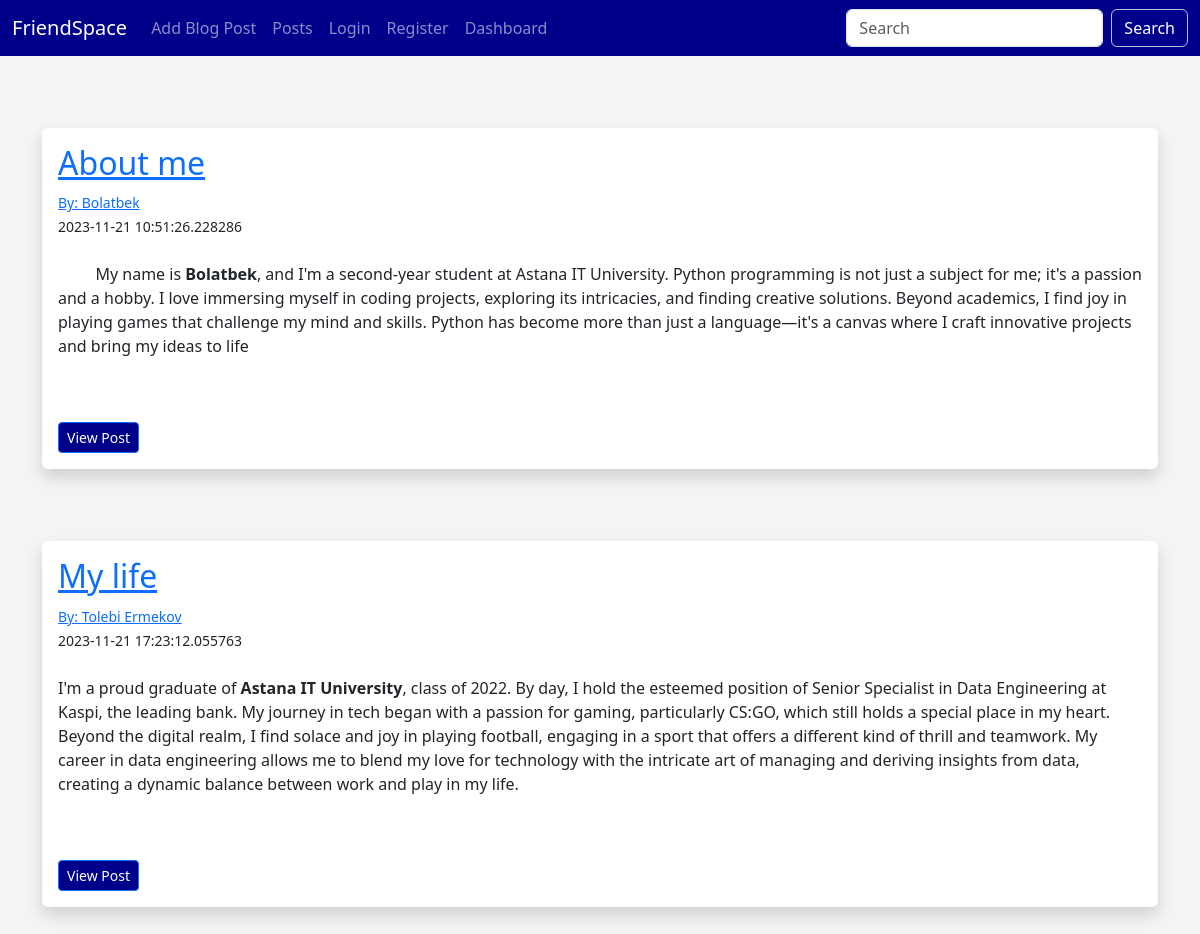
The page / on the database its author committed.
### flaskblog/database.py (models this page shows, shortened)
class Posts(db.Model):
    id = db.Column(db.Integer,primary_key=True)
    title = db.Column(db.String(255))
    content = db.Column(db.Text)
    date_posted = db.Column(db.DateTime,default=datetime.utcnow)
    slug = db.Column(db.String(256))
    poster_id = db.Column(db.Integer, db.ForeignKey('users.id'))

class Users(db.Model,UserMixin):
    id = db.Column(db.Integer,primary_key=True,unique=True)
    username = db.Column(db.String(200),nullable=False)
    name = db.Column(db.String(200),nullable=False)
    email = db.Column(db.String(120),nullable=False,unique=True)
    about_author = db.Column(db.Text(500),nullable=True)
    date_added = db.Column(db.DateTime,default=datetime.utcnow)
    profile_pic = db.Column(db.String(200),nullable=True )
    password_hash = db.Column(db.String(130),nullable=False)
    posts = db.relationship('Posts',backref='poster')
    @property
    def password(self):
        raise AttributeError('password is not a readable attribute!')

### flaskblog/main.py (the view)
@app.route("/")
def posts():
    posts = Posts.query.order_by(Posts.date_posted)
    return render_template("posts.html",posts=posts)

### flaskblog/webforms.py
class SearchForm(FlaskForm):
    searched = StringField("Searched",validators=[DataRequired()])
    submit = SubmitField("Submit")

### flaskblog/main.py (called while the page is built)
@app.context_processor
def base():
    form = SearchForm()
    return dict(form=form)

### flaskblog/templates/posts.html (shortened to what this page needs)
{% extends 'base.html' %}
{% block content %}
<br><br>
{% for post in posts %}
    <div class="shadow p-3 mb-5 bg-body rounded">
        <h2><a href="{{ url_for('users_post', id=post.id) }}">{{ post.title }}</a></h2>
        <small>
            {% if post.poster %}
                <a href="{{ url_for('user_posts', user_id=post.poster.id) }}">By: {{ post.poster.name }}</a><br>
            {% else %}
                By: Unknown
            {% endif %}
            {{ post.date_posted }}
        </small><br><br>
        {{ post.content|safe }}<br><br>
        <a href="/posts/{{ post.id }}" class="btn btn-primary btn-sm">View Post</a>
        <br>
    </div>
    <br>
{% endfor %}
{% endblock %}

### flaskblog/static/css/style.css (style rules this page uses)
body { background: #F4F4F4; }
.btn { background-color: darkblue; color: #fff; }
.btn { transition: transform 0.2s ease-in-out; }

### rows shown on the page
Posts: title "About me", poster.name "Bolatbek", date_posted "2023-11-21 10:51:26.228286", content "My name is Bolatbek , and I'm a second-year student at Astana IT University. Python programming is not just a subject for me; it's a passion and a hobby. I love immersing myself in coding projects, exploring its intricacies, and finding creative solutions. Beyond academics, I find joy in playing games that challenge my mind and skills. Python has become more than just a language—it's a canvas where I craft innovative projects and bring my ideas to life"
Posts: title "My life", poster.name "Tolebi Ermekov", date_posted "2023-11-21 17:23:12.055763", content "I'm a proud graduate of Astana IT University , class of 2022. By day, I hold the esteemed position of Senior Specialist in Data Engineering at Kaspi, the leading bank. My journey in tech began with a passion for gaming, particularly CS:GO, which still holds a special place in my heart. Beyond the digital realm, I find solace and joy in playing football, engaging in a sport that offers a different kind of thrill and teamwork. My career in data engineering allows me to blend my love for technology with the intricate art of managing and deriving insights from data, creating a dynamic balance between work and play in my life."
